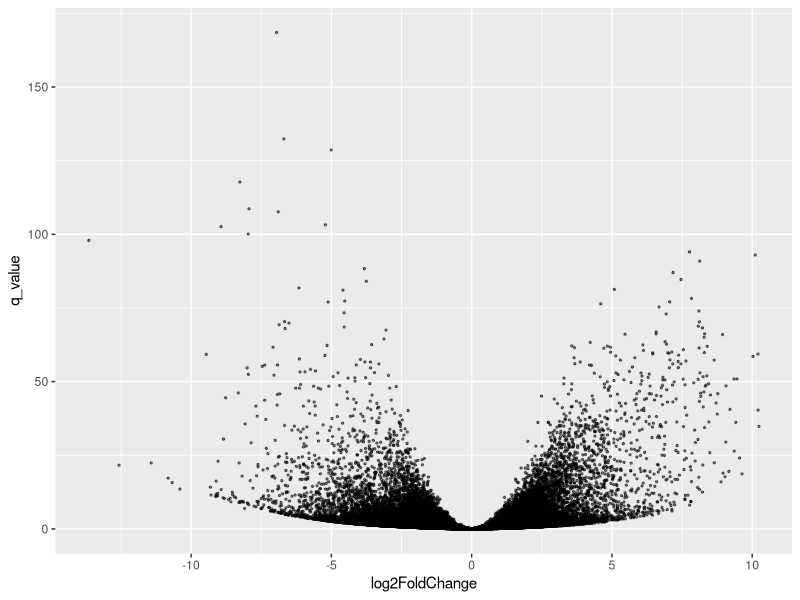
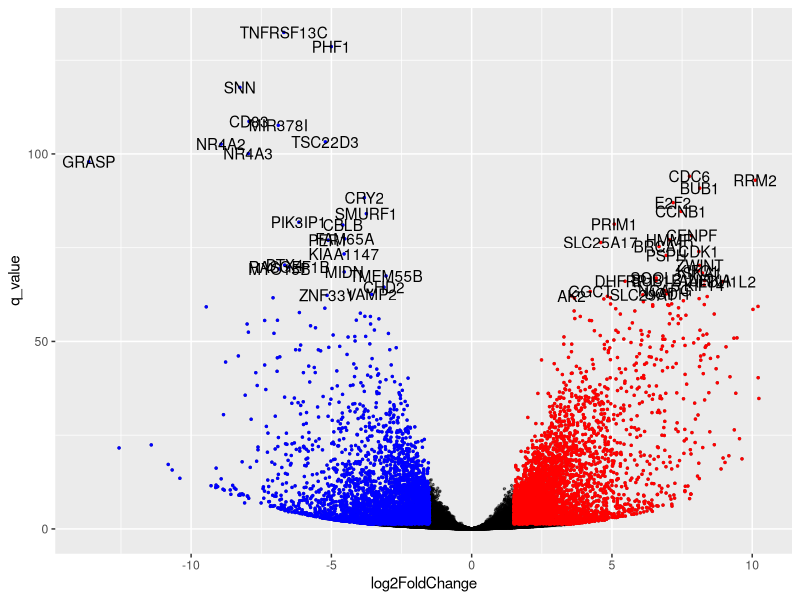
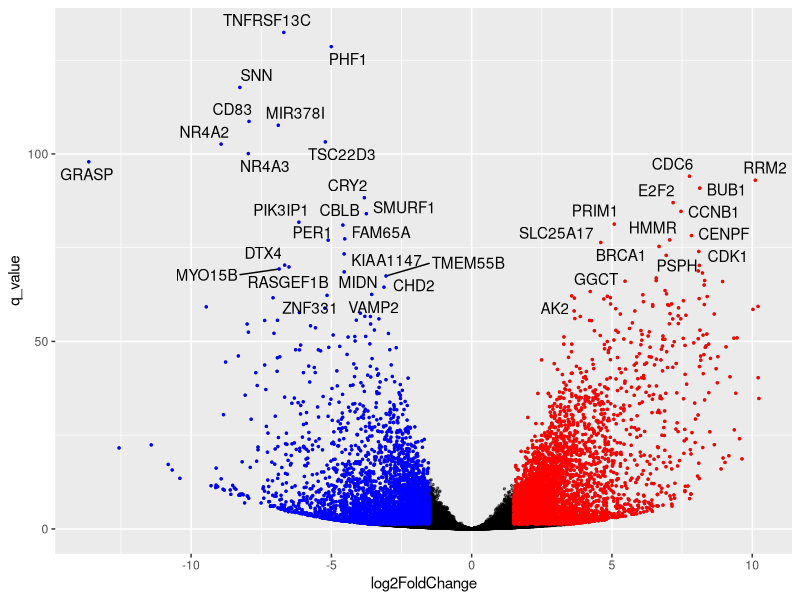
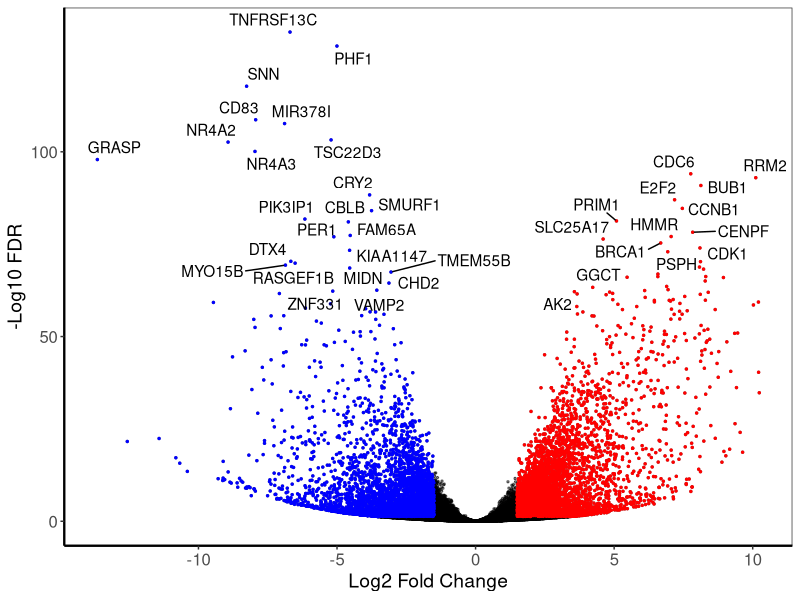

These figures' R source, in order:
## ---- chunk 1
library(dplyr)
library(ggplot2)
library(ggrepel)
library(ggpubr)


data(diff_express)
diff_express -> dge_results

rm(diff_express)
## ---- chunk 2
head(dge_results)
dim(dge_results)
## ---- chunk 3
library(dplyr)
library(tibble)
dge_results <- 
  dge_results %>% 
  data.frame %>% 
  tibble::rownames_to_column(var = 'ENSEMBL_id')
## ---- chunk 4
head(dge_results)
## ---- chunk 5
dge_results$q_value <- log10(dge_results$padj) * -1

# or 

dge_results <- mutate(dge_results, q_value = log10(padj)* -1)
## ---- chunk 6
library(ggplot2)

ggplot(data = dge_results,                       # stipulate data frame where data is 
       aes(x = log2FoldChange, y = q_value) ) +  # set the aeshetics for the plot 
  geom_point(size = 0.5, alpha = 0.5)            # add geoemetry to plotting framework
## ---- chunk 7
dge_results <- 
  dge_results %>% 
  mutate(significant_q = ifelse(q_value >= 1.30103, 1, 0 ))
## ---- chunk 8
dge_results %>% count(significant_q)
## ---- chunk 9
dge_results %>% 
  arrange(desc(q_value)) %>% 
  slice(1:50)
## ---- chunk 10
dge_results <- 
  dge_results %>% 
  filter(name != "") %>%  # remove the rows where the name is blank
  arrange(desc(q_value))
## ---- chunk 11
head(dge_results)
## ---- chunk 12
upregulated_genes <-
  dge_results %>% 
  filter(significant_q == 1) %>% 
  filter(log2FoldChange >= 1.5)

downregulated_genes <-
  dge_results %>% 
  filter(significant_q == 1) %>% 
  filter(log2FoldChange <= -1.5)

dim(upregulated_genes)
dim(downregulated_genes)
## ---- chunk 13
top_50 <- 
  dge_results %>% 
  filter(significant_q == 1) %>% 
  arrange(desc(q_value)) %>% 
  slice(1:50)
## ---- chunk 14

ggplot(data = dge_results, 
       aes(x = log2FoldChange, y = q_value)
      ) + 
  geom_point(size = 0.5, alpha = 0.5) +   # this gives us the same as before
  geom_point(data = upregulated_genes, aes(x = log2FoldChange, y = q_value), 
             size = 0.5, colour = 'red') +
  geom_point(data = downregulated_genes, aes(x = log2FoldChange, y = q_value), 
             size = 0.5, colour = 'blue') +
  geom_text(data = top_50, aes(x = log2FoldChange, y = q_value, label = name) )
  
## ---- chunk 15

ggplot(data = dge_results, 
       aes(x = log2FoldChange, y = q_value)
      ) + 
  geom_point(size = 0.5, alpha = 0.5) +   # this gives us the same as before
  geom_point(data = upregulated_genes, aes(x = log2FoldChange, y = q_value), 
             size = 0.5, colour = 'red') +
  geom_point(data = downregulated_genes, aes(x = log2FoldChange, y = q_value), 
             size = 0.5, colour = 'blue') +
  geom_text_repel(data = top_50, aes(x = log2FoldChange, y = q_value, label = name) )
  
## ---- chunk 16

ggplot(data = dge_results, 
       aes(x = log2FoldChange, y = q_value)
      ) + 
  geom_point(size = 0.5, alpha = 0.5) +   # this gives us the same as before
  geom_point(data = upregulated_genes, aes(x = log2FoldChange, y = q_value), 
             size = 0.5, colour = 'red') +
  geom_point(data = downregulated_genes, aes(x = log2FoldChange, y = q_value), 
             size = 0.5, colour = 'blue') +
  geom_text_repel(data = top_50, aes(x = log2FoldChange, y = q_value, label = name) ) + 
  
  labs(x = "Log2 Fold Change", y = "-Log10 FDR") + # axis labels, takes text strings
  theme_bw() +          # removes the background and other bits, keeps the frame
  theme(panel.grid = element_blank(),     # removes all gridlines
        axis.line = element_line(size = 0.8), # makes the axis line bolder
        axis.text = element_text(size = 12),   # increase font size of the axis markers
        axis.title = element_text(size  = 14))  # increase font size of the axis labels
  
